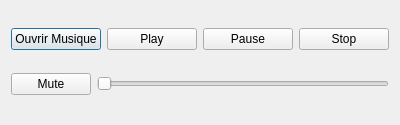
<?xml version="1.0" encoding="UTF-8"?>
<ui version="4.0">
 <class>music</class>
 <widget class="QDialog" name="music">
  <property name="geometry">
   <rect>
    <x>0</x>
    <y>0</y>
    <width>400</width>
    <height>125</height>
   </rect>
  </property>
  <property name="windowTitle">
   <string>Dialog</string>
  </property>
  <layout class="QVBoxLayout" name="verticalLayout">
   <item>
    <layout class="QHBoxLayout" name="horizontalLayout">
     <item>
      <widget class="QPushButton" name="ouvrir">
       <property name="text">
        <string>Ouvrir Musique</string>
       </property>
      </widget>
     </item>
     <item>
      <widget class="QPushButton" name="play">
       <property name="text">
        <string>Play</string>
       </property>
      </widget>
     </item>
     <item>
      <widget class="QPushButton" name="pause">
       <property name="text">
        <string>Pause</string>
       </property>
      </widget>
     </item>
     <item>
      <widget class="QPushButton" name="stop">
       <property name="text">
        <string>Stop</string>
       </property>
      </widget>
     </item>
    </layout>
   </item>
   <item>
    <layout class="QHBoxLayout" name="horizontalLayout_2">
     <item>
      <widget class="QPushButton" name="mute">
       <property name="text">
        <string>Mute</string>
       </property>
      </widget>
     </item>
     <item>
      <widget class="QSlider" name="volume">
       <property name="orientation">
        <enum>Qt::Horizontal</enum>
       </property>
      </widget>
     </item>
    </layout>
   </item>
  </layout>
 </widget>
 <resources/>
 <connections/>
</ui>
